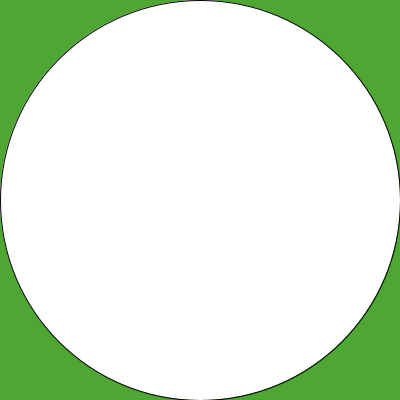
Frame 1 (no input)
Frame 60 (the mouse pressed at the canvas centre just before this capture): identical to frame 1, image omitted
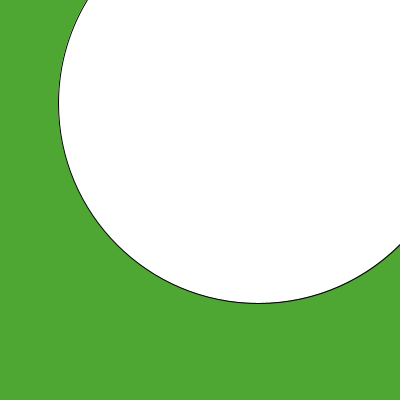
Frame 120 (the mouse held since frame 60 and released just before this capture)

The Processing sketch that drew these frames (run headless with seeded random() and noise(); from frame 60 on, the mouse is pressed at the canvas centre):

// Processing sketch: slippery_dot
// ── slippery_dot.pde
/*** When you are done, this program will draw an ellipse 
     that jumps to new location each time you click on it.
***/
 
 // 1. Create three integer variables to represent the x, y, and the size of the ellipse
       int x;
       int y;
       int size;
    void setup() {
      // 2. Set the size of your sketch
      x = 200;
      y=200;
      size = 400;
 
       size(400,400);
      
      
    }
    
    void draw() {
   
      // 3. Set the background color of your sketch
       background(78, 166, 51); 
      ellipse(x,y,size,size);
      // 4. Draw an ellipse using the variables created at the top of the sketch for the location and size of your ellipse. 
      //    Make sure it fits in the window. Change the variables if it does not.

    
    }
    
    /******** This method gets called automatically when you press the mouse ************/
    void mousePressed() {
      //5. Create an integer variable called distance
      int distance;
      //6. The getDistanceFromMouse() method below returns a number.
      //   Set the value of your distance variable to the value returned by the getDistance method
      //   You will need to pass the x and y location of your ellipse to this method.
       distance = getDistanceFromMouse(x,y);
          
      //7.  Use an if statement to check if your distance variable is < the radius of the ellipse
      //    If it is, make a new x AND y for the ellipse, for a new random location on the window
      //    Hint: Use code like this      x = (int) random(width);
       if (distance < size) {
         x = (int)random(size);
          y = (int)random(size);
       }
       
       
    }
    
    /********  This method gives you the number of pixels between the mouse and the x,y point ***********/
    int getDistanceFromMouse(int x, int y) {
      return (int)Math.sqrt(Math.pow((mouseX-x),2) + Math.pow((mouseY-y),2));
    }
